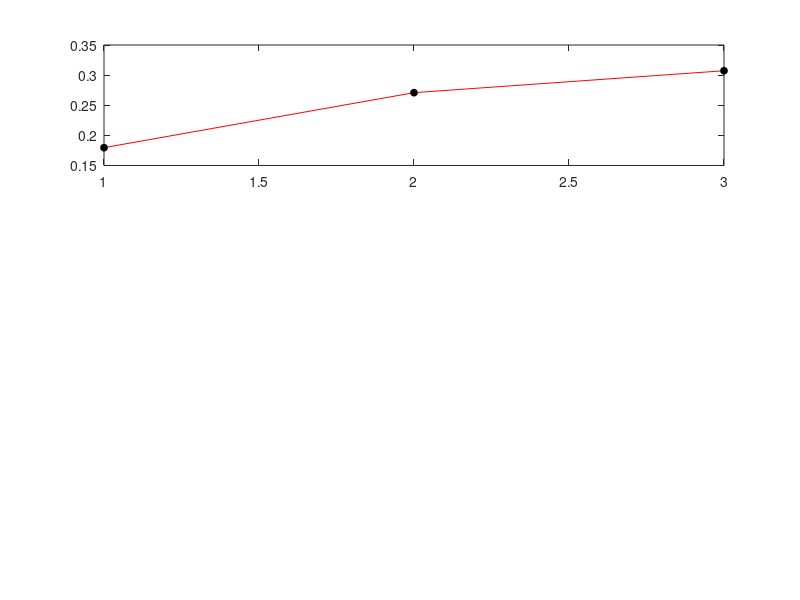

Write the MATLAB code that produced this figure. (Note: this script raises an error after producing the figure.)
%% Initializing code
clear;clc;close all;

%% Defining System Parameters
% mass, tension, length, alpha and beta
m1 = 5;m2 = 5;m3 = 5;m4 = 5;m5 = 5;
T = 15;
L = 10;

%% Defining Mass, Stiffness, Damping Matrix

M = diag([m1,m2,m3]);
K=[10 -6 0; -6 14 -8;0 -8 8];

% proportional damping
alpha = 0.010;
beta = 00.050;
C = alpha*M + beta*K;

%% Eigen Analysis

[Evec, Eval] = eig(K,M);
%Sorting required
[~,index] = sort(diag(Eval));

%% Results of Eigen Analysis:
% lambda, U(mass normalized eigen vector)
lambda = diag(Eval(index,index));
U = Evec(:,index);

%% Mode Shapes
dof = 3;
masscnt = linspace(1,dof,dof);

figure('Name','Mode Shape','NumberTitle','off')
for i=1:dof
    subplot(dof,1,i)
    plot(masscnt,U(:,i)','-or','MarkerFaceColor','k','MarkerEdgeColor','k','MarkerSize',5);
    yline(0,'-.k','LineWidth',1.5);
    ylim([-2,2])
    yticks(-2:0.5:2)
    xlabel('x');
    ylabel('H');
    grid on;
end

%Draw

%% Data required
% Natural frequencies from sqrt(lambda):
wn = sqrt(lambda);

% Zeta by considering proportional Damping:
zeta = diag(U'*C*U)./wn/2;

% Damped frequency:
wd = sqrt(1-zeta.^2).*wn;

w = 1;

Q0 = [1;0;0];
t = 0:0.1:100;
%%

G1 = 1./sqrt((1-(w/wd(1))^2)^2 + (2*zeta(1)*(w/wd(1)))^2);
G2 = 1./sqrt((1-(w/wd(2))^2)^2 + (2*zeta(2)*(w/wd(2)))^2);
G3 = 1./sqrt((1-(w/wd(3))^2)^2 + (2*zeta(3)*(w/wd(3)))^2);

phi1 = atan((2*zeta(1)*(w/wd(1)))/(1-(w/wd(1))));
phi2 = atan((2*zeta(2)*(w/wd(2)))/(1-(w/wd(2))));
phi3 = atan((2*zeta(3)*(w/wd(3)))/(1-(w/wd(3))));
% 
% q1 = (U(:,1)'*Q0/(wd(1))^2)*G1*U(:,1)*exp(1i*(w*t-phi1));
% q2 = (U(:,2)'*Q0/(wd(2))^2)*G2*U(:,2)*exp(1i*(w*t-phi2));
% q3 = (U(:,3)'*Q0/(wd(3))^2)*G3*U(:,3)*exp(1i*(w*t-phi3));
% 
% qdot1 = G1*U(:,1)'*Q0*w/wn(1)^2*U(:,1)*(1i*exp(1i*(t*w - phi1)));
% qdot2 = G2*U(:,2)'*Q0*w/wn(2)^2*U(:,2)*(1i*exp(1i*(t*w - phi2)));
% qdot3 = G3*U(:,3)'*Q0*w/wn(3)^2*U(:,3)*(1i*exp(1i*(t*w - phi3)));
% 
% q = real(q1)+real(q2)+real(q3);
% qdot = real(qdot1)+real(qdot2)+real(qdot3);

q1 = (U(:,1)'*Q0/(wd(1))^2)*G1*U(:,1)*cos(w*t-phi1);
q2 = (U(:,2)'*Q0/(wd(2))^2)*G2*U(:,2)*cos(w*t-phi2);
q3 = (U(:,3)'*Q0/(wd(3))^2)*G3*U(:,3)*cos(w*t-phi3);

qdot1 = G1*U(:,1)'*Q0*w/wn(1)^2*U(:,1)*(w*(sin(t*w - phi1)));
qdot2 = G2*U(:,2)'*Q0*w/wn(2)^2*U(:,2)*(w*(sin(t*w - phi2)));
qdot3 = G3*U(:,3)'*Q0*w/wn(3)^2*U(:,3)*(w*(sin(t*w - phi3)));

q = q1+q2+q3;
qdot = qdot1+qdot2+qdot3;

figure(2)
plot(t,q,'LineWidth',1.5)
legend('1','2','3')

w = linspace(0,5,1000);
for i=1:length(w)
    G11(i) = 1./sqrt((1-(w(i)/wd(1))^2)^2 + (2*zeta(1)*(w(i)/wd(1)))^2);
    G22(i) = 1./sqrt((1-(w(i)/wd(2))^2)^2 + (2*zeta(2)*(w(i)/wd(2)))^2);
    G33(i) = 1./sqrt((1-(w(i)/wd(3))^2)^2 + (2*zeta(3)*(w(i)/wd(3)))^2);
end
figure (3)
plot(w,G11);hold on;
plot(w,G22);hold on;
plot(w,G33);

for i=1:length(t)
    energy(:,i) = 0.5*(K*q(:,i).^2)+0.5*(M*qdot(:,i).^2);
end

figure (4)
plot(t,energy(1,:));hold on;
plot(t,energy(2,:));hold on;
plot(t,energy(3,:));

for i=1:length(t)
    energy(:,i) = 0.5*(q(:,i)'*K*q(:,i).^2)+0.5*(qdot(:,i)'*M*qdot(:,i).^2);
end

figure (5)
plot(t,energy(1,:));hold on;
plot(t,energy(2,:));hold on;
plot(t,energy(3,:));
